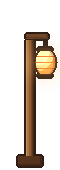
#> input picture assets/props/hd/hd_lantern_post@2x.png, 60 x 170 px
$ python lantern_unlit_u2c.py
#> lines starting #> are read from the running program, lines starting #| are printed output that depends on the picture; after the words box and inside, x2 and y2 are one past the last pixel; in counts of white or black regions, pixels touching at a corner belong together
#!/usr/bin/env python3
"""U2c: an HD unlit lantern for Lantern Field's story lanterns.

The six lanterns the couple lights in chapter 4 (types lantern_off and v41_lantern_off_lantern, lit
look `lantern_post`) were the last 1x sprites in an HD map. This draws the unlit twin of
hd_lantern_post (same post, the paper shade dull and without its glow) and points the three
definitions at HD images; the old 1x files stay, the lantern minigame still uses them.
The new name avoids "lantern_post" on purpose: world.gd gives a light to images with that name.

    python3 tools/lantern_unlit_u2c.py
"""
import json
import subprocess
import sys
from pathlib import Path

import numpy as np
from PIL import Image

ROOT = Path(__file__).resolve().parents[1]
A = ROOT / 'assets'
SRC = A / 'props/hd/hd_lantern_post@2x.png'
OUT = A / 'props/hd/hd_lantern_unlit@2x.png'
SHADE = (34, 40, 62, 84)                 # x0, y0, x1, y1 of the paper shade in the @2x image


def unlit():
    a = np.asarray(Image.open(SRC).convert('RGBA')).astype(np.float32)
    x0, y0, x1, y1 = SHADE
    reg = a[y0:y1, x0:x1]
    al = reg[..., 3]
    reg[al < 230, 3] = 0                                  # the glow halo goes
    r, g, b = reg[..., 0], reg[..., 1], reg[..., 2]
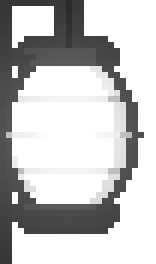
#> r: shape (44, 26) float32 (shown 6 times larger); min 42, max 255, mean 195.5
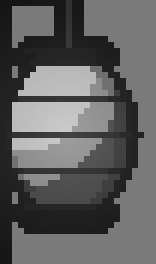
#> b: shape (44, 26) float32 (shown 6 times larger); min 21, max 202, mean 95.2
    solid = reg[..., 3] > 0
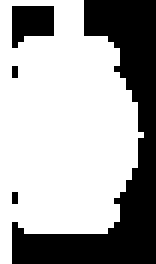
#> solid: shape (44, 26) bool (shown 6 times larger); 65.3% white; 4 black regions (2 under 20 px), largest, box (x1, y1, x2, y2) and area: (2, 0, 26, 44) 355, (2, 1, 9, 8) 38
    stripe = solid & (r > 190) & (g < 165) & (g > 70)     # the shade's orange ribs
#> stripe: shape (44, 26) bool; 7.3% white in thin lines or dots, all inside (x1, y1, x2, y2) = (2, 15, 21, 34)
    paper = solid & ~stripe & (r > 150) & (r - b > 40)
#> paper: shape (44, 26) bool; 26.5% white; 2 white regions (1 under 20 px), largest, box (x1, y1, x2, y2) and area: (1, 11, 20, 34) 302
    lum = (0.3 * r + 0.59 * g + 0.11 * b) / 255.0
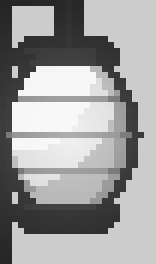
#> lum: shape (44, 26) float32 (shown 6 times larger); min 0.148, max 0.977, mean 0.623
    lo, hi = np.array([104, 92, 74], np.float32), np.array([196, 180, 148], np.float32)
    t = np.clip((lum - 0.55) / 0.45, 0, 1)[..., None]
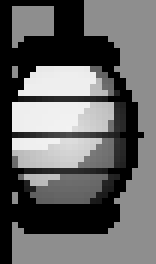
#> t: shape (44, 26, 1) float32 (shown 6 times larger); min 0, max 0.949, mean 0.4
    reg[..., :3] = np.where(paper[..., None], lo + (hi - lo) * t, reg[..., :3])
    reg[..., :3] = np.where(stripe[..., None], np.array([132, 86, 52], np.float32), reg[..., :3])
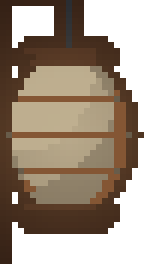
#> reg: shape (44, 26, 4) float32 (shown 6 times larger); mean R, G, B, A 166.4, 130.3, 90.1, 166.5; transparent parts drawn white
    # anything left outside the shade that still glows (spill beyond the box) fades too
    rest = a.copy()
    rest[y0:y1, x0:x1] = reg
    halo = (rest[..., 3] > 0) & (rest[..., 3] < 200)
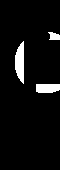
#> halo: shape (170, 60) bool; 5.5% white; 3 white regions, box (x1, y1, x2, y2) and area: (15, 41, 24, 84) 287, (36, 84, 60, 93) 202, (48, 32, 60, 40) 72
    rest[halo, 3] = 0
#> rest: shape (170, 60, 4) float32; mean R, G, B, A 59.2, 43.5, 27.9, 65.2
    Image.fromarray(rest.clip(0, 255).astype(np.uint8)).save(OUT)


def main():
    unlit()
    sys.path.insert(0, str(ROOT / 'tools'))
    import propsjson
    import extrude_u2b
    pj = A / 'data/props.json'
#> (the run stopped early here; a loop or call above may not have finished)
